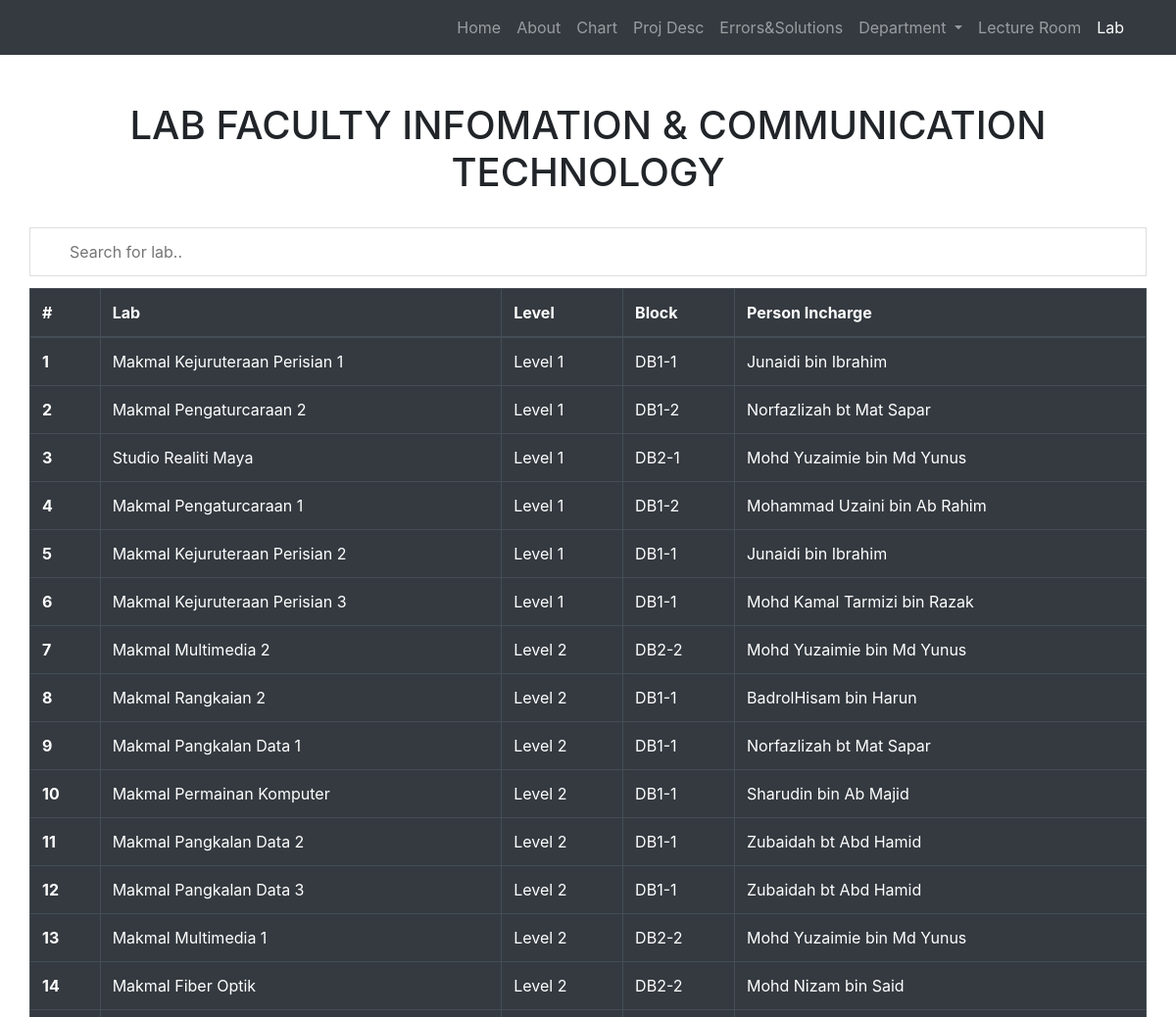
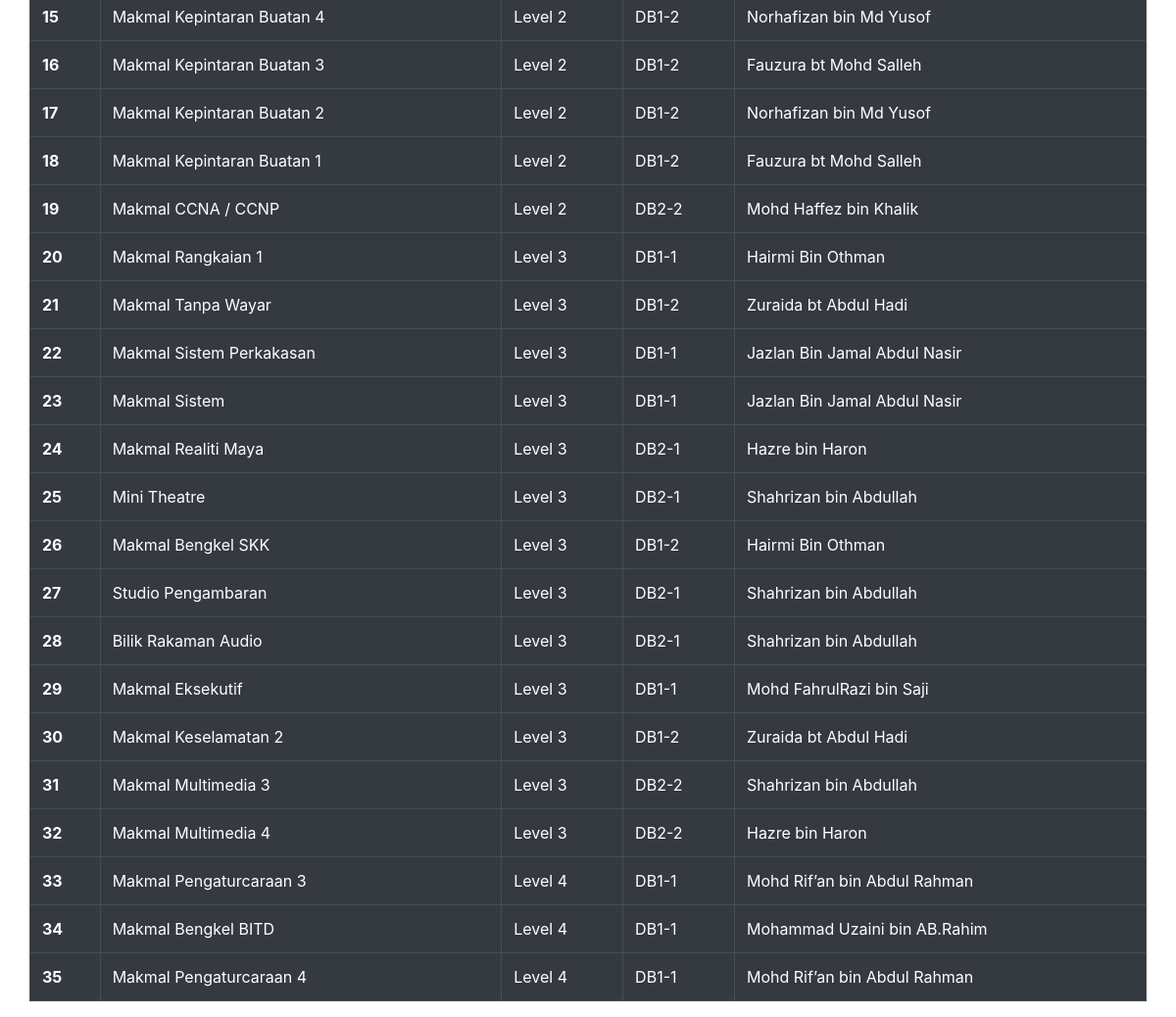
Page /project/lab.php on the committed database (2 pictures, top to bottom).
### tables this page shows
CREATE TABLE IF NOT EXISTS `room` (
`room_id` int(3) NOT NULL,
  `Name` varchar(32) NOT NULL,
  `Location` varchar(32) NOT NULL,
  `block_id` int(3) NOT NULL,
  `person_id` int(3) NOT NULL
);

CREATE TABLE IF NOT EXISTS `block` (
`block_id` int(3) NOT NULL,
  `Name` varchar(32) NOT NULL
);

CREATE TABLE IF NOT EXISTS `in_charge` (
`person_id` int(3) NOT NULL,
  `Name` varchar(32) NOT NULL
);

### project/lab.php (the view, shortened to what this page needs)
<!DOCTYPE html>
<html lang="en">
<head>
  <link href="../project/vendor/bootstrap/css/bootstrap.min.css" rel="stylesheet">
  <link rel="stylesheet" href="../project/style.css">
</head>
<body>
  <nav class="navbar navbar-expand-lg navbar-dark bg-dark static-top">
    <div class="container">
      <div class="collapse navbar-collapse" id="navbarResponsive">
        <ul class="navbar-nav ml-auto">
          <li class="nav-item">
            <a class="nav-link" href="#">Home
            </a>
          </li>
          <li class="nav-item">
            <a class="nav-link" href="../project/about.php">About</a>
          </li>
          <li class="nav-item">
            <a class="nav-link" href="../project/chart.php">Chart</a>
          </li>
          <li class="nav-item">
            <a class="nav-link" href="../project/projdesc.php">Proj Desc</a>
          </li>
          <li class="nav-item">
            <a class="nav-link" href="../project/errors.php">Errors&Solutions</a>
          </li>
          <li class="nav-item dropdown">
              <a class="nav-link dropdown-toggle" href="#" id="navbarDropdown" role="button" data-toggle="dropdown" aria-haspopup="true" aria-expanded="false">
                Department
              </a>
           </li>
           <li class="nav-item">
            <a class="nav-link" href="../project/lecture.php">Lecture Room
            </a>
          </li>
           <li class="nav-item active">
            <a class="nav-link" href="../project/lab.php">Lab
            </a>
          </li>
        </ul>
      </div>
    </div>
  </nav>
  <div class="container">
  <div class="row">
    <div class="col-lg-12 text-center">
      <h1 class="mt-5">LAB FACULTY INFOMATION & COMMUNICATION TECHNOLOGY</h1><br/>
    </div>
  </div>
  <div class="row">
    <input type="text" id="myInput" onkeyup="myFunction()" placeholder="Search for lab.." title="Type in a name">
  </div>
  <div class="row">
  <table class="table table-bordered table-dark" id="myTable">
  <thead>
    <tr>
      <th scope="col">#</th>
      <th scope="col">Lab</th>
      <th scope="col">Level</th>
      <th scope="col">Block</th>
      <th scope="col">Person Incharge</th>
    </tr>
  </thead>
  <tbody>
     <?php
	include('../conn.php');
	$sql = "SELECT room.Name as 'Name', room.Location as 'Location', block.Name as 'Block', in_charge.Name as 'InCharge'
		FROM `room`
		JOIN in_charge ON room.person_id = in_charge.person_id
        	JOIN block ON block.block_id = room.block_id
        	WHERE room.Name NOT LIKE '%Bilik Kuliah%'
        	ORDER BY room.Location ASC";
	$result = mysqli_query ($con, $sql) or die (mysqli_error ($con));
	$x=1;
	while($row= mysqli_fetch_array($result)){
      ?>
    <tr>
      <th scope="row"><?php echo $x++;?></th>
      <td><?php echo $row['Name'];?></td>
      <td><?php echo $row['Location'];?></td>
      <td><?php echo $row['Block'];?></td>
      <td><?php echo $row['InCharge'];?></td>
    </tr>
    <?php
    }
    ?>
  </tbody>
  </table>
  </div>
  </div>
</body>
</html>

### project/style.css (style rules this page uses)
#myInput { background-image: url('/css/searchicon.png'); background-position: 10px 10px; background-repeat: no-repeat; width: 100%; font-size: 16px; padding: 12px 20px 12px 40px; border: 1px solid #ddd; margin-bottom: 12px; }

### rows in the picture
room: Name "Makmal Kejuruteraan Perisian 1", Location "Level 1", block.Name "DB1-1", person.Name "Junaidi bin Ibrahim"
room: Name "Makmal Pengaturcaraan 2", Location "Level 1", block.Name "DB1-2", person.Name "Norfazlizah bt Mat Sapar"
room: Name "Studio Realiti Maya", Location "Level 1", block.Name "DB2-1", person.Name "Mohd Yuzaimie bin Md Yunus"
room: Name "Makmal Pengaturcaraan 1", Location "Level 1", block.Name "DB1-2", person.Name "Mohammad Uzaini bin Ab Rahim"
room: Name "Makmal Kejuruteraan Perisian 2", Location "Level 1", block.Name "DB1-1", person.Name "Junaidi bin Ibrahim"
room: Name "Makmal Kejuruteraan Perisian 3", Location "Level 1", block.Name "DB1-1", person.Name "Mohd Kamal Tarmizi bin Razak"
room: Name "Makmal Multimedia 2", Location "Level 2", block.Name "DB2-2", person.Name "Mohd Yuzaimie bin Md Yunus"
room: Name "Makmal Rangkaian 2", Location "Level 2", block.Name "DB1-1", person.Name "BadrolHisam bin Harun"
room: Name "Makmal Pangkalan Data 1", Location "Level 2", block.Name "DB1-1", person.Name "Norfazlizah bt Mat Sapar"
room: Name "Makmal Permainan Komputer", Location "Level 2", block.Name "DB1-1", person.Name "Sharudin bin Ab Majid"
room: Name "Makmal Pangkalan Data 2", Location "Level 2", block.Name "DB1-1", person.Name "Zubaidah bt Abd Hamid"
room: Name "Makmal Pangkalan Data 3", Location "Level 2", block.Name "DB1-1", person.Name "Zubaidah bt Abd Hamid"
room: Name "Makmal Multimedia 1", Location "Level 2", block.Name "DB2-2", person.Name "Mohd Yuzaimie bin Md Yunus"
room: Name "Makmal Fiber Optik", Location "Level 2", block.Name "DB2-2", person.Name "Mohd Nizam bin Said"
room: Name "Makmal Kepintaran Buatan 4", Location "Level 2", block.Name "DB1-2", person.Name "Norhafizan bin Md Yusof"
room: Name "Makmal Kepintaran Buatan 3", Location "Level 2", block.Name "DB1-2", person.Name "Fauzura bt Mohd Salleh"
room: Name "Makmal Kepintaran Buatan 2", Location "Level 2", block.Name "DB1-2", person.Name "Norhafizan bin Md Yusof"
room: Name "Makmal Kepintaran Buatan 1", Location "Level 2", block.Name "DB1-2", person.Name "Fauzura bt Mohd Salleh"
room: Name "Makmal CCNA / CCNP", Location "Level 2", block.Name "DB2-2", person.Name "Mohd Haffez bin Khalik"
room: Name "Makmal Rangkaian 1", Location "Level 3", block.Name "DB1-1", person.Name "Hairmi Bin Othman"
room: Name "Makmal Tanpa Wayar", Location "Level 3", block.Name "DB1-2", person.Name "Zuraida bt Abdul Hadi"
room: Name "Makmal Sistem Perkakasan", Location "Level 3", block.Name "DB1-1", person.Name "Jazlan Bin Jamal Abdul Nasir"
room: Name "Makmal Sistem", Location "Level 3", block.Name "DB1-1", person.Name "Jazlan Bin Jamal Abdul Nasir"
room: Name "Makmal Realiti Maya", Location "Level 3", block.Name "DB2-1", person.Name "Hazre bin Haron"
room: Name "Mini Theatre", Location "Level 3", block.Name "DB2-1", person.Name "Shahrizan bin Abdullah"
room: Name "Makmal Bengkel SKK", Location "Level 3", block.Name "DB1-2", person.Name "Hairmi Bin Othman"
room: Name "Studio Pengambaran", Location "Level 3", block.Name "DB2-1", person.Name "Shahrizan bin Abdullah"
room: Name "Bilik Rakaman Audio", Location "Level 3", block.Name "DB2-1", person.Name "Shahrizan bin Abdullah"
room: Name "Makmal Eksekutif", Location "Level 3", block.Name "DB1-1", person.Name "Mohd FahrulRazi bin Saji"
room: Name "Makmal Keselamatan 2", Location "Level 3", block.Name "DB1-2", person.Name "Zuraida bt Abdul Hadi"
room: Name "Makmal Multimedia 3", Location "Level 3", block.Name "DB2-2", person.Name "Shahrizan bin Abdullah"
room: Name "Makmal Multimedia 4", Location "Level 3", block.Name "DB2-2", person.Name "Hazre bin Haron"
room: Name "Makmal Pengaturcaraan 3", Location "Level 4", block.Name "DB1-1", person.Name "Mohd Rif’an bin Abdul Rahman"
room: Name "Makmal Bengkel BITD", Location "Level 4", block.Name "DB1-1", person.Name "Mohammad Uzaini bin AB.Rahim"
room: Name "Makmal Pengaturcaraan 4", Location "Level 4", block.Name "DB1-1", person.Name "Mohd Rif’an bin Abdul Rahman"
